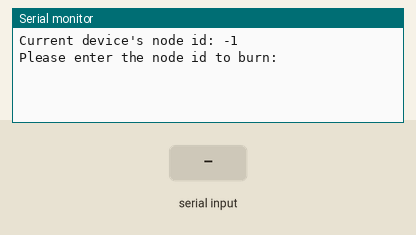
Recording of a sketch running on a simulated Arduino Uno, built with avr-gcc and run on an emulated ATmega328P. Shown: the last lines printed to the serial monitor. Inputs (shaded band) come from the test bench. EEPROM starts erased.

Above: at 1.2 s.
1.3 s: "90,45\n" received over Serial
At 2.5 s:
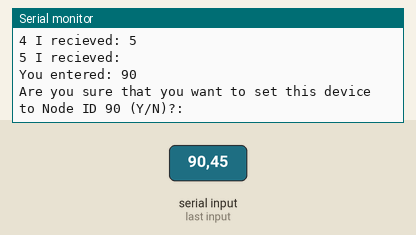
2.8 s: "Y90\n" received over Serial
At 3.5 s:
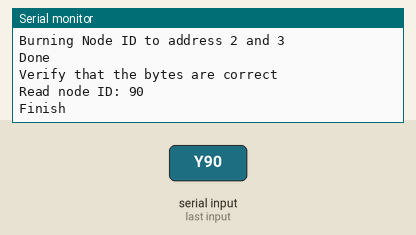
Timing chart, 0 to 5.8 s (numbered marks = the images above; inputs shaded):
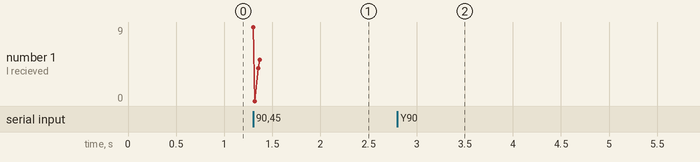

The sketch:

burn_node_id.ino
```cpp
/*
 *
 * burn_node_id.ino
 *
 * Writes the specified node id into the arduino EEProm
 *
 */

#include <EEPROM.h>
#define DEBUG

void setup() {
    Serial.begin(9600);
}
void loop(){
    unsigned int id = 0;
    char incomingByte[4];

    int rawString = 0;
    int number = 0;
    int i = 0;
    int invalid = 0;
    int done = 0;
    Serial.print("Current device's node id: ");
    Serial.println( (EEPROM.read(2) | (EEPROM.read(3)<<8)) );

    Serial.println("Please enter the node id to burn:");

    while(incomingByte[i] != '\n') {
        if(Serial.available() > 0){
            incomingByte[i] = Serial.read();
            #ifdef DEBUG
            Serial.print(i);
            Serial.print(" ");
            Serial.print("I recieved: ");
            Serial.println(incomingByte[i]);
            #endif
            if(i > 4){
                invalid = 1;
                break;
            }
            else if(i > 3 && (incomingByte[i] !='\n')){
                //Serial.println("Invalid input.");
                invalid = 1;
                break;
            }
            else if(incomingByte[i] == '\n') break;
            i++;
        }


    }
    if(invalid == 0){
        incomingByte[i] = '\0';
        number = atoi(incomingByte);
        Serial.print("You entered: ");
        Serial.println(number);
        Serial.print("Are you sure that you want to set this ");
        Serial.print("device to Node ID ");
        Serial.print(number);
        Serial.print(" (Y/N)?: ");
        Serial.println();

        while(done == 0){
            if(Serial.available() > 0){
                incomingByte[0] = Serial.read();
                if(incomingByte[0] == 'Y'){
                    uint8_t high;
                    uint8_t low;
                    int test;
                    high = (uint8_t)(number >> 8);
                    low = number & 0xff;
                    Serial.println(high, BIN);
                    Serial.println(low, BIN);

                    Serial.println("Burning Node ID to address 2 and 3");
                    EEPROM.write(2,low);
                    EEPROM.write(3,high);
                    Serial.println("Done");
                    Serial.println("Verify that the bytes are correct");
                    test = EEPROM.read(2) | (EEPROM.read(3)<<8);
                    Serial.print("Read node ID: ");
                    Serial.println(test);

                    done = 1;
                    break;
                }
                else if(incomingByte[0] == 'N'){
                    Serial.println("Cancel Burning");
                    done = 1;
                    break;
                }
            }
        }
    }
    else{
        #ifdef DEBUG
        Serial.println("Invalid input.");
        #endif
        while(Serial.available() > 0) Serial.read();
    }
    Serial.println("Finish");
    while(1);

}

void printIntro(){
    Serial.println("SCEL Weatherbox Node ID burn program loaded.");
    Serial.print("This program will write to the arduino EEPROM");
    Serial.print("which is a part of memory that is persistant through");
    Serial.print("Shutdowns. This means that we will be able to burn the");
    Serial.print("node IDs and read them at startup from each weatherbox.");
    Serial.println();
    Serial.println();
    Serial.print("**A word of caution**: the EEPROM memory has only");
    Serial.print("around 100,000 write/erase cycles, so be careful");
    Serial.print("about how often you write to them.");

    Serial.println();
    Serial.println();
}
```

Measured:
- after the input at 1.3 s, the serial monitor: prints a new line at once (image 1)
- after the input at 2.8 s, the serial monitor: prints a new line at once (image 2)
